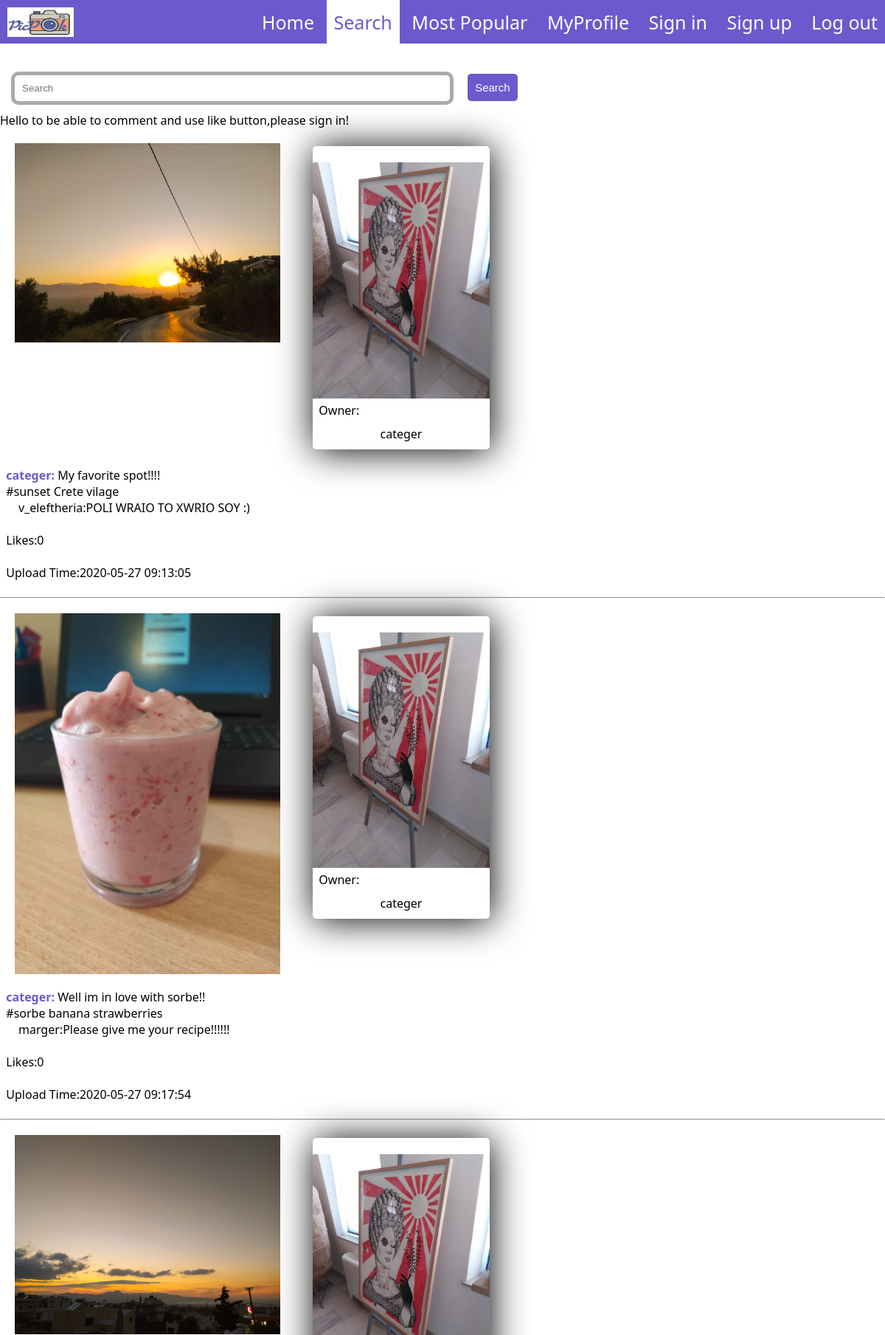
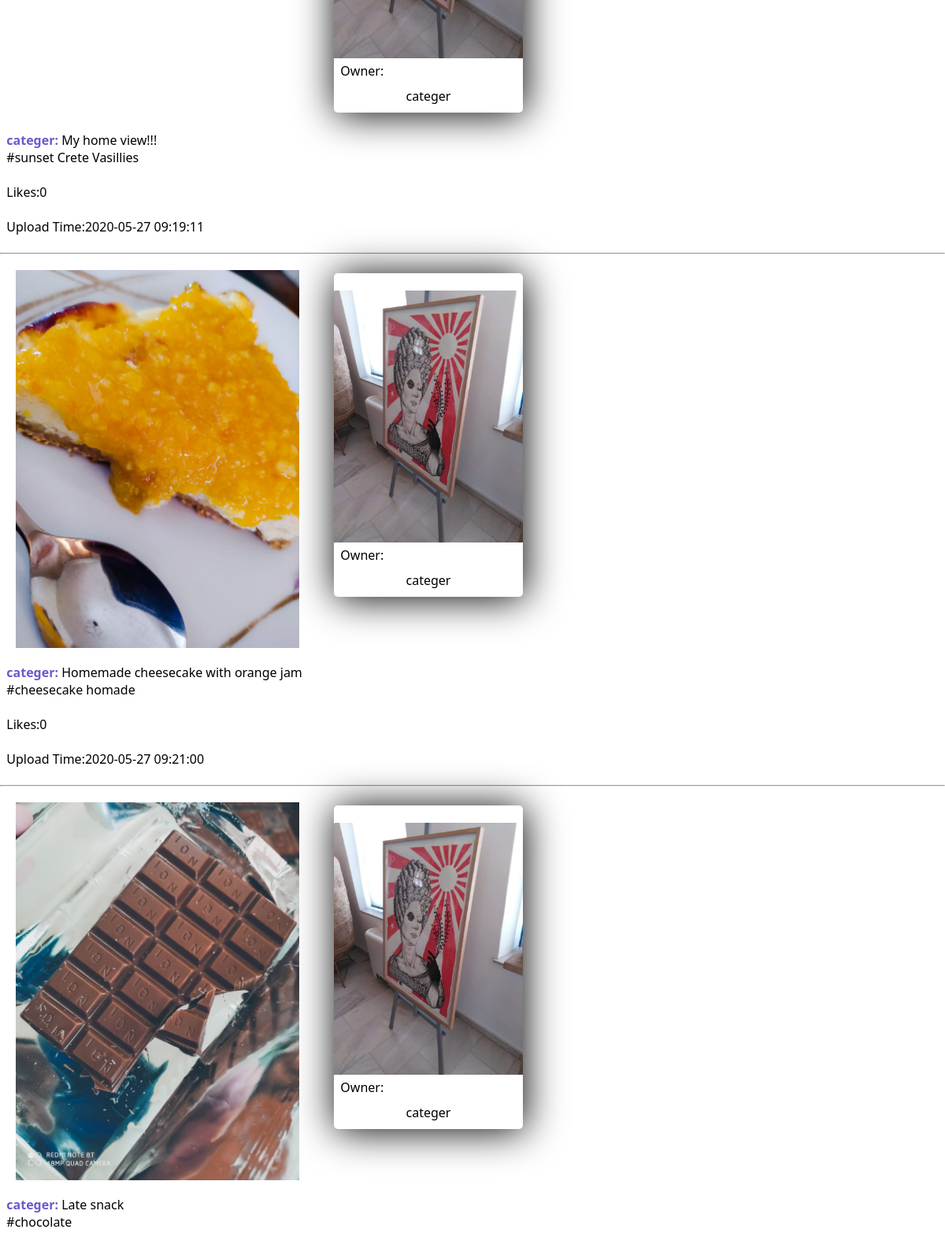
Screenshot of /search.php (upper part) with the database file from the repository (2 pictures, top to bottom).
### tables this page shows
CREATE TABLE `upphoto` (
  `pid` int(11) NOT NULL,
  `photo` varchar(255) NOT NULL,
  `description` varchar(255) NOT NULL,
  `tag` varchar(255) NOT NULL,
  `daytime` timestamp NOT NULL DEFAULT current_timestamp() ON UPDATE current_timestamp(),
  `rid` int(11) NOT NULL,
  `likes` int(11) NOT NULL
);

CREATE TABLE `registered` (
  `rid` int(11) NOT NULL,
  `name` varchar(30) NOT NULL,
  `surname` varchar(30) NOT NULL,
  `bday` date NOT NULL,
  `sex` varchar(30) NOT NULL,
  `username` varchar(30) NOT NULL,
  `password` varchar(30) NOT NULL,
  `email` varchar(50) NOT NULL,
  `profilephoto` varchar(255) DEFAULT NULL
);

CREATE TABLE `docomment` (
  `cid` int(11) NOT NULL,
  `comment` varchar(255) NOT NULL,
  `rid` int(11) NOT NULL,
  `pid` int(11) NOT NULL
);

### search.php (the view, shortened to what this page needs)
<!DOCTYPE HTML>
<html>
	<head>
		<link rel="stylesheet" href="assets/css/style.css">
	</head>
	<body>
		<header>
		<div class="nav">
				  <div class="nav-header">
					<div class="nav-title">
					 <a href="#"> <img src="images/logo.png" width="90" height="40"/> </a>
					</div>
				  </div>
				  <div class="nav-links">
					<a href="index.php">Home</a>
                    <a class="active" style="color:slateblue;" href="search.php">Search</a>
					<a  href="most_popular.php">Most Popular</a>
					<a href="profile.php">MyProfile</a>
					<a href="sign_in.php">Sign in</a>
                    <a href="sign_up.php">Sign up</a>
					<a href="logout.php">Log out</a>
				  </div>
				</div>
		</header>
		<main>
               <form action="search.php" method="post" enctype="multipart/form-data">
                <input type="text" class="input-box"  placeholder="Search" name="search">
                <button type = 'submit' name='btn'>Search</button>
               </form>
                      <?php
                        include 'config.php';
                        if (isset($_SESSION["rid"])==NULL) {
						echo '<div class="photo1">';
						echo "Hello to be able to comment and use like button,please sign in!";
						$search=$_POST['search'];
                        $result=$conn->query("SELECT * FROM upphoto WHERE tag LIKE '%$search%'") or die($conn->error);
                        while($data=$result->fetch_assoc()){
							echo '<div class="photo2" x=$x y=$y>';
                            echo "<img src='photoupload/{$data['photo']}' width='30%' height= '20%' style='vertical-align:top;margin:20px 20px'>";
							$ri=$conn->query("SELECT * FROM registered WHERE rid=".$data["rid"]."") or die($conn->error);
                                        while($di=$ri->fetch_assoc()){
                                        echo '<div class="cardprofile">';
				                        echo '<div class="imageprofile">';
                                        echo " <img src='imagesuploadedprofilephoto/{$di['profilephoto']}' width='5%' height= '5%'>";
                                        echo "</div>";
                                        echo "&nbsp;&nbsp;Owner:";
                                        echo'<div class="title">';
                                        echo $di['username'];
                                        echo "</div>";
                                        echo "</div>";
                                        }
								    $ri=$conn->query("SELECT * FROM registered WHERE rid=".$data["rid"]."") or die($conn->error);
                                        while($di=$ri->fetch_assoc()){
											echo "<BR>";
											echo "<font color='slateblue'><strong>&nbsp;&nbsp;".$di["username"].":&nbsp</strong></font>";
											echo $data['description'];
											echo "<BR>";
										}
                                    echo "&nbsp;&nbsp;#";
                                    echo $data['tag'];
                                    echo "<BR>";
									 $re=$conn->query("SELECT * FROM registered,docomment WHERE pid=".$data["pid"]." AND registered.rid=docomment.rid") or die($conn->error);
                                                while($d=$re->fetch_assoc()){
                                                echo $d['username'];
                                                echo ":";
                                                echo $d['comment'];
                                                echo "<BR>";
                                                }
									echo "<br>";
									 $query = mysqli_query($conn,"SELECT * FROM dolike WHERE pid=".$data["pid"]."");
                                    $likes = mysqli_num_rows($query);
                                    echo "&nbsp;&nbsp;Likes:";
                                    echo $likes;
                                    echo "<BR>";
									echo "<BR>";
                                    echo "&nbsp;&nbsp;Upload Time:";
                                    echo $data['daytime'];
                                    echo "<BR>";
				                    echo "<BR>";
				                echo "</div>";
			                 echo "</div>";
							echo "<hr>";
                        }
                        }
                        ?>
		</main>
	</body>
</html>

### assets/css/style.css (style rules this page uses)
header { grid-area:h; }
main { grid-area:m; }
* { margin: 0px; padding: 0px; }
body { font-family: arial; }
.cardprofile { width: 20%; display: inline-block; box-shadow: 2px 2px 50px black; border-radius: 5px; margin: 2%; }
.imageprofile img { width: 100%; border-top-right-radius: 2px; border-top-left-radius: 2px; }
.title { text-align: center; padding: 10px; }
button { padding:10px; color: white; border-radius: 5px; font-size: 15px; margin-top: 40px; margin-bottom: 10px; border: none; outline:none; cursor: pointer; background-color: slateblue; }
.input-box { border-radius: 10px; padding: 10px; margin: 10px 0; width:90%; border: 1px solid #999; outline: none; }
* { box-sizing: border-box; }
body { margin: 0px; font-family: 'segoe ui'; }
.nav { height: 59px; width: 100%; background-color: slateblue; position: relative; }
.nav > .nav-header { display: inline; }
.nav > .nav-header > .nav-title { display: inline-block; font-size: 22px; color: #fff; padding: 10px 10px 10px 10px; }
.active { background-color: white; }
.nav > .nav-links { display: inline; float: right; font-size: 25px; }
.nav > .nav-links > a { display: inline-block; padding: 13px 10px 13px 10px; text-decoration: none; color: #fff; }
input[type=text] { width:50%; height:20%; border:5px solid #aaa; padding: 10px; margin:10px 15px; }

### rows the page displays
upphoto: photo (picture), description "My favorite spot!!!!", tag "sunset Crete vilage", likes "0", daytime "2020-05-27 09:13:05"
registered: profilephoto (picture), username "categer"
docomment: rid.username "v_eleftheria", comment "POLI WRAIO TO XWRIO SOY :)"
upphoto: photo (picture), description "Well im in love with sorbe!!", tag "sorbe banana strawberries", likes "0", daytime "2020-05-27 09:17:54"
docomment: rid.username "marger", comment "Please give me your recipe!!!!!!"
upphoto: photo (picture), description "My home view!!!", tag "sunset Crete Vasillies", likes "0", daytime "2020-05-27 09:19:11"
upphoto: photo (picture), description "Homemade cheesecake with orange jam", tag "cheesecake homade", likes "0", daytime "2020-05-27 09:21:00"
upphoto: photo (picture), description "Late snack", tag "chocolate"
